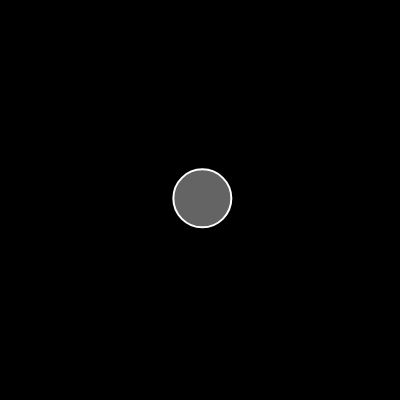
Frame 1 (no input)
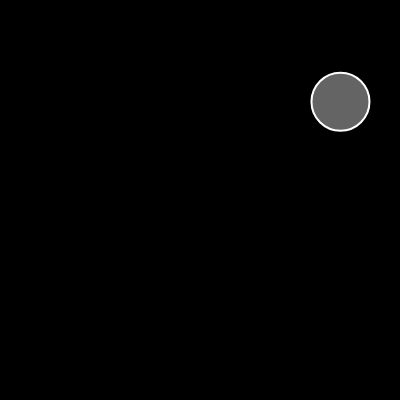
Frame 60 (no input)
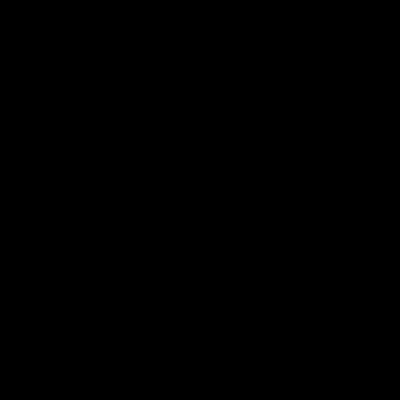
Frame 120 (the mouse pressed at the canvas centre since frame 60)

The p5.js sketch that drew these frames (run headless with seeded random() and noise() and a simulated clock; from frame 60 on, the mouse is pressed at the canvas centre):

// p5.js sketch
// ── sketch.js
// ===============================
// objetivo do exercicio
// visualização de vetores e utilização das funções especificas
// --------------------------------
// function setup() {
//   createCanvas(400, 400);
//   background(0);
// }

// function draw() {
//   translate(width/2, height/2);
//   vector = p5.Vector.random2D(); // cria um vetor unitario aleatorio
//   vector.mult(random(50, 100)) // muda a maguinitude do vetor de 50 a 100
//   stroke(255, 100);
//   strokeWeight(2);
//   line(0, 0, vector.x, vector.y)
// }
// =====================================
// objetivo do exercicio
// visualização de vetores e utilização das funções especificas e classes
// altera velocidade da circunferencia
// --------------------------------------
let walker;

function setup() {
  createCanvas(400, 400);
  walker = new Walker(200, 200);
}

function draw() {
  walker.walk();
  walker.show();
}
// ── Walker.js
class Walker {
    constructor(x, y) {
        this.position = createVector(x, y)
        this.velocity = p5.Vector.random2D();
        this.velocity.mult(random(4));
    }
    walk() {
        this.position.add(this.velocity);
    }
    show() {
        stroke(255);
        strokeWeight(2);
        background(0); // colocando aqui o backgraound nao faz o caminho
        fill(255, 100)
        ellipse(this.position.x, this.position.y, 58, 58);
        // point(this.position.x, this.position.y)
    }
}
